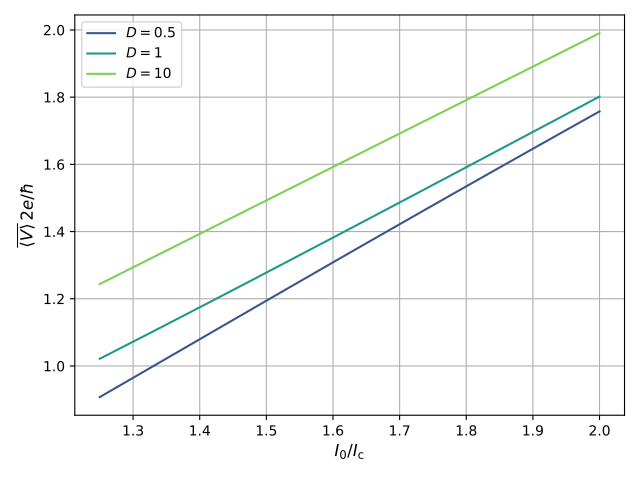

Here is the Python script that generated this plot:
import numpy as np
from matplotlib import pyplot as plt
import os
import sys

os.chdir('C:/Users/arist/Desktop/SS25/BA/Code/Solutions/Components')

parent_dir = os.path.abspath("..")
sys.path.append( parent_dir)

from Exact_Solutions import  L, Probability_Current_double_integral




i_0_min = 1.25
i_0_max = 2
N_i_0 = 51
i_0_vals = np.linspace(i_0_min, i_0_max, N_i_0)

D_vals = np.array([0.5, 1e0, 10])
D_labels = [r"$D = 0.5$", r"$D = 1$", r"$D = 10$"]
colors = plt.cm.viridis(np.linspace(0,0.8,len(D_vals)+1))


fig, ax = plt.subplots()

for i in range(len(D_vals)):
    V_vals = np.ones_like(i_0_vals)
    for j in range(len(V_vals)):
        V_vals[j] = L*Probability_Current_double_integral(i_0 = i_0_vals[j], D = D_vals[i])

    ax.plot(i_0_vals, V_vals, label=D_labels[i], color = colors[i+1])




ax.set_xlabel(r"$I_0 / I_{\mathrm{c}}$", fontsize=12)
ax.set_ylabel(r"$\overline{\langle V \rangle } \, 2e/\hbar$", fontsize=12)
ax.grid(True)
plt.tight_layout()
plt.legend()
plt.savefig('Mean_Velocity.pdf')
plt.show()
